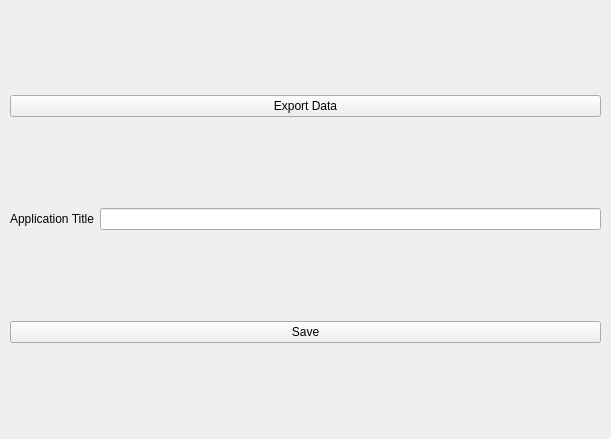
<?xml version="1.0" encoding="UTF-8"?>
<ui version="4.0">
 <class>Form</class>
 <widget class="QWidget" name="Form">
  <property name="geometry">
   <rect>
    <x>0</x>
    <y>0</y>
    <width>611</width>
    <height>439</height>
   </rect>
  </property>
  <property name="windowTitle">
   <string>Form</string>
  </property>
  <widget class="QWidget" name="verticalLayoutWidget">
   <property name="geometry">
    <rect>
     <x>10</x>
     <y>10</y>
     <width>591</width>
     <height>421</height>
    </rect>
   </property>
   <layout class="QVBoxLayout" name="verticalLayout">
    <item>
     <layout class="QHBoxLayout" name="horizontalLayout">
      <item>
       <widget class="QPushButton" name="exportButton">
        <property name="text">
         <string>Export Data</string>
        </property>
       </widget>
      </item>
     </layout>
    </item>
    <item>
     <layout class="QHBoxLayout" name="horizontalLayout_2">
      <item>
       <widget class="QLabel" name="titleLabel">
        <property name="text">
         <string>Application Title</string>
        </property>
       </widget>
      </item>
      <item>
       <widget class="QLineEdit" name="titleEdit"/>
      </item>
     </layout>
    </item>
    <item>
     <widget class="QPushButton" name="saveButton">
      <property name="text">
       <string>Save</string>
      </property>
     </widget>
    </item>
   </layout>
  </widget>
 </widget>
 <resources/>
 <connections/>
</ui>
